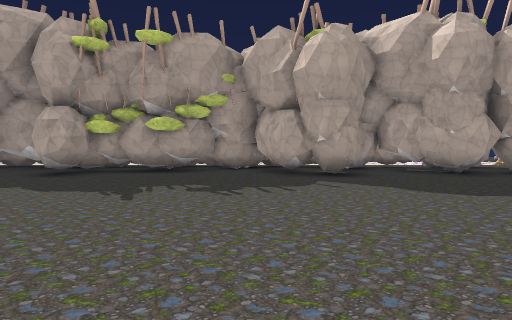
[1] (above)

20 first-person views from a walk through a Godot game level. The camera is 1.4 m above the floor, tilts 2° down and sees 75° across. The floor is counted in squares, 2 m on a side. Each view is taken from the middle of a square. On the plan, view 1 faces up. The plan holds only what a view shows up to about 10 squares ahead; the rest is blank. The place goes on beyond the plan. Some surface patterns are stand-ins.

[2]
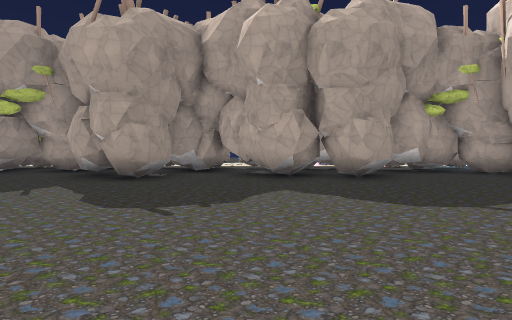

[3]
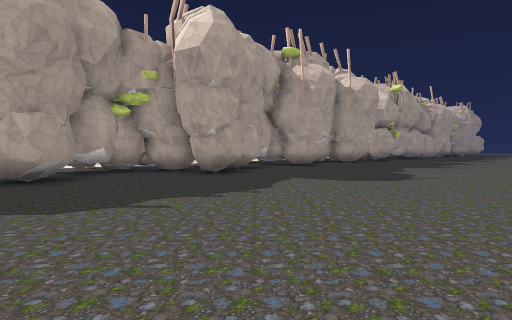

[4]
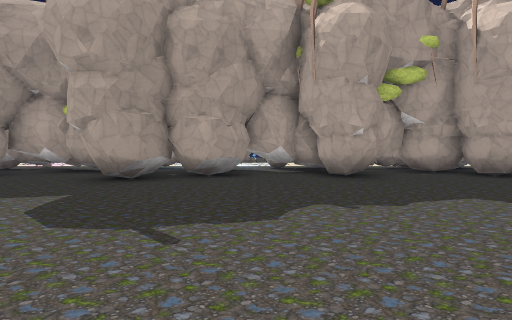

[5]
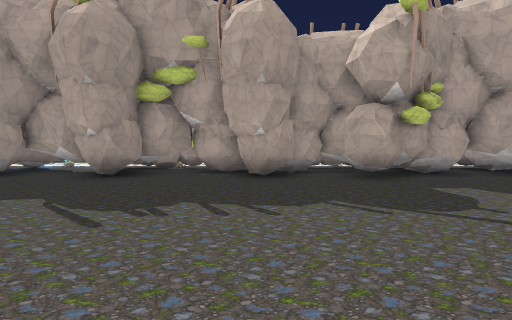

[6]
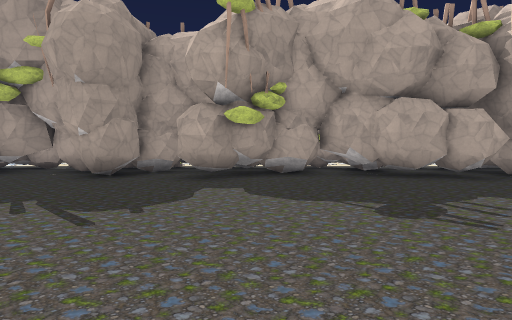

[7]
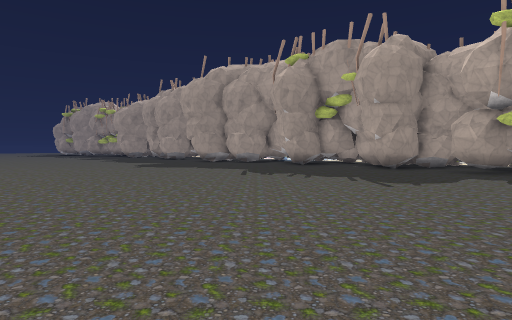

[8]
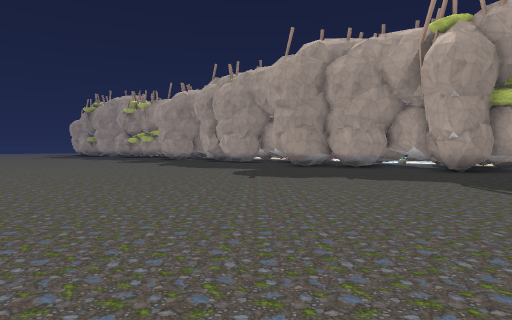

[9]
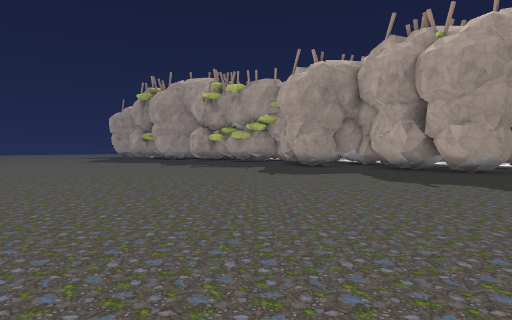

[10]
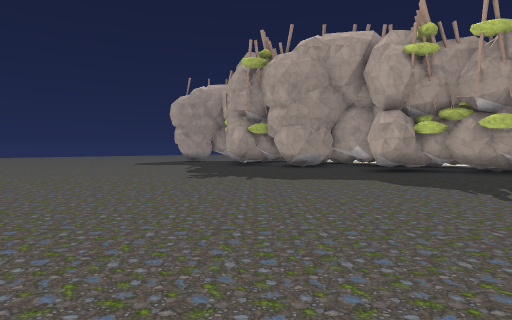

[11]
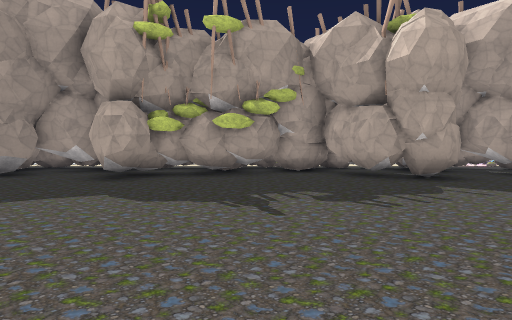

[12]
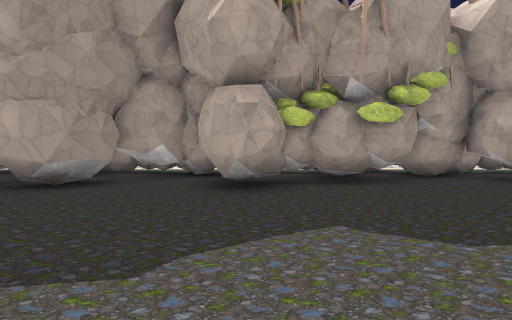

[13]
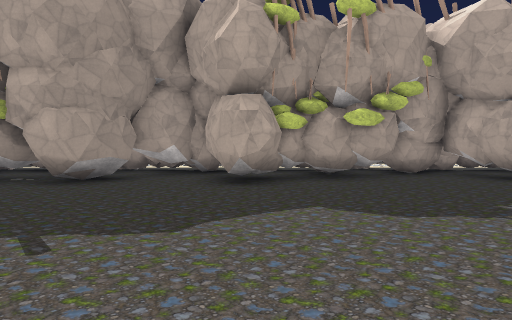

[14]
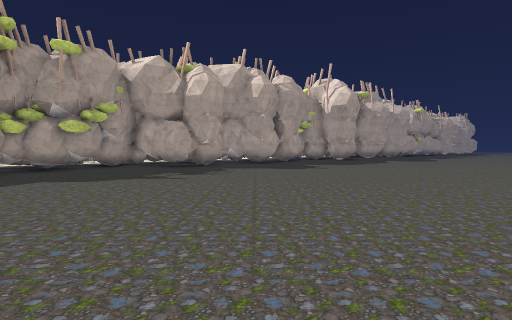

[15]
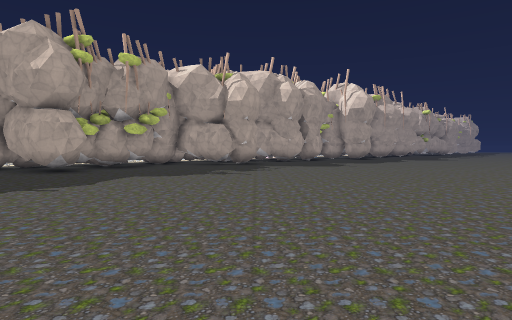

[16]
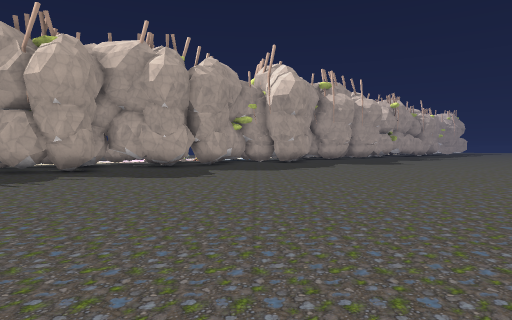

[17]
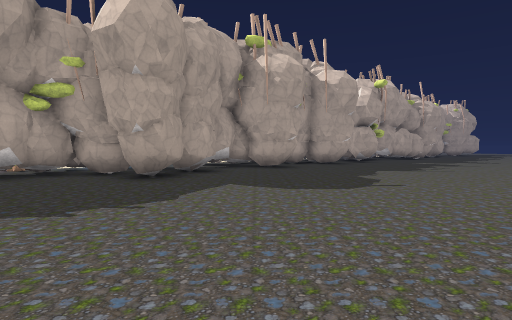

[18]
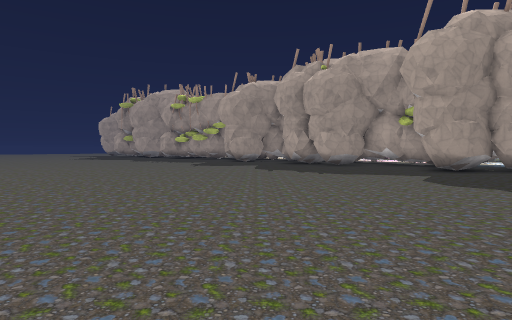

[19]
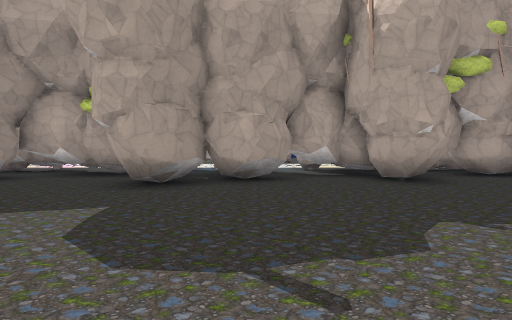

[20]
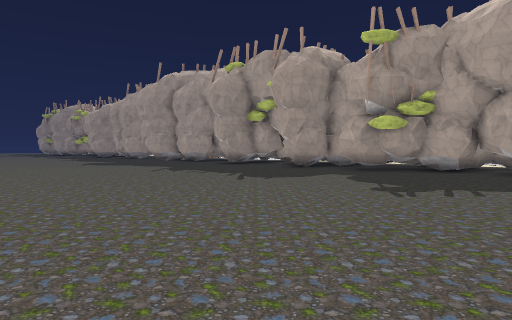

### Floor plan
Key: @ floor where view 1 was taken; # wall or solid block; . floor; R rock; O other object.
Columns run from 8 left of view 1 to 29 right of it. Each row starts with its distance up from view 1.
 13 #R OOOOORRRRRO    O
 12 #  OO   #R    O## OO
 11 ###  ###############  ### ########
 10 #.#####..##..#####.####.###..########
  9 #.##.....##..####...###..##..#.###..##
  8 ....................#.................
  7 ......................................
  6 ......................................
  5 .....................................
  4 .....................................
  3 ......................................
  2 ......................................
  1 ......................................
  0 ........@.............................
 -1 ......................................
 -2 ............ ................ .....
 -3                    .....

Positions as (right, up) in squares from view 1, and headings:
1: (0, 0), facing up
2: (5, 1), facing up
3: (6, 1), facing up-right
4: (15, 1), facing up
5: (21, 1), facing up
6: (25, 1), facing up
7: (26, -2), facing up-left
8: (20, -2), facing up-left
9: (10, -2), facing up-left
10: (-1, -1), facing up-left
11: (-2, 1), facing up
12: (-5, 3), facing up
13: (-5, 2), facing up
14: (-6, -2), facing up-right
15: (-8, -2), facing up-right
16: (-1, -2), facing up-right
17: (8, 1), facing up-right
18: (15, -3), facing up-left
19: (14, 2), facing up
20: (29, -1), facing up-left
